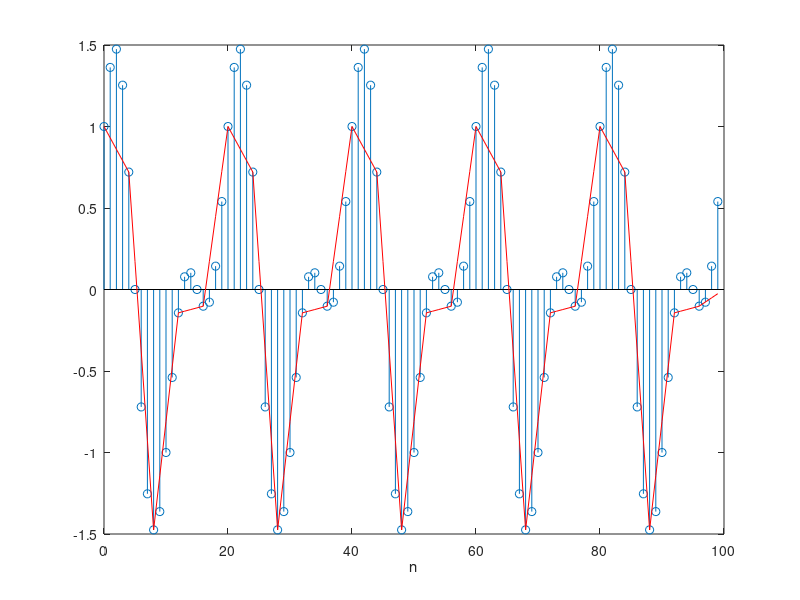

The MATLAB source for this figure:
% Script: mexdt_4_9b.m
n = [0:99];
x = cos(0.1*pi*n)+0.7*sin(0.2*pi*n);
x1 = downsample(x,4);
x2 = upsample(x1,4);
hr = [0,0.25,0.5,0.75,1,0.75,0.5,0.25,0];   % FOH filter
x3 = conv(x2,hr);
x3 = x3(5:104);    % Compensate for 4 samples of delay
n = [0:99];
stem(n,x);
hold on;
plot(n,x3,'r');
hold off;
xlabel('n');
